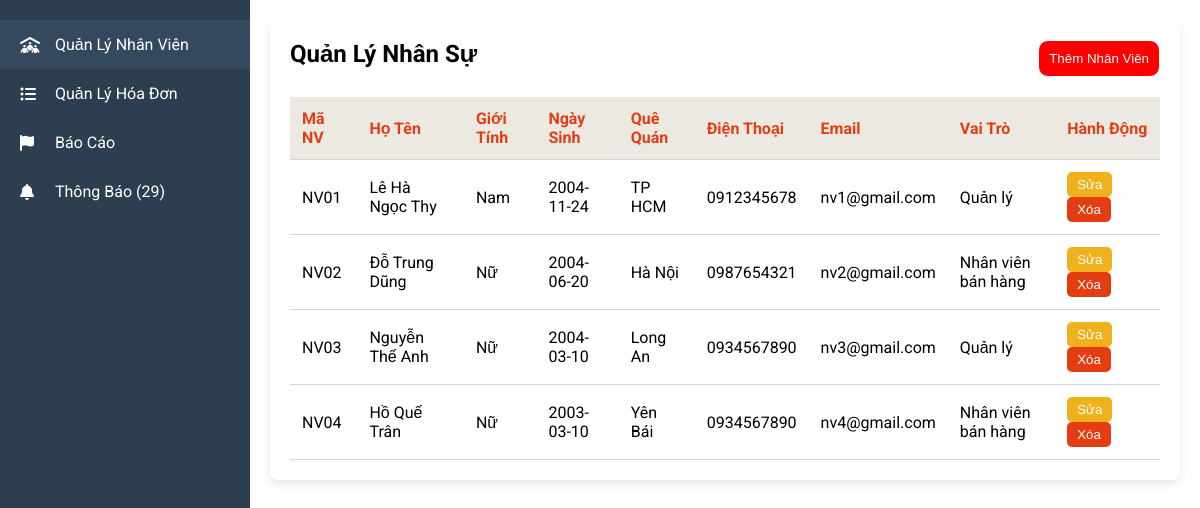
The app's page /admin.php with its own data.
### tables this page shows
CREATE TABLE IF NOT EXISTS NhanVien (
    MaNV VARCHAR(10) PRIMARY KEY,
    HoTenNV VARCHAR(100),
    QueQuan VARCHAR(100),
    NgaySinhNV DATE,
    SoDienThoaiNV VARCHAR(20),
    GioiTinh VARCHAR(10),
    EmailNV VARCHAR(100),
    TaiKhoan VARCHAR(100),
    MatKhau VARCHAR(100),
    QuyenID INT NOT NULL,
    FOREIGN KEY (QuyenID) REFERENCES QuyenTruyCap(QuyenID)
);

CREATE TABLE IF NOT EXISTS QuyenTruyCap (
    QuyenID INT PRIMARY KEY AUTO_INCREMENT,
    TenQuyen VARCHAR(50) NOT NULL
);

### admin.php (the view, shortened to what this page needs)
<?php
include('ConnectDatabase_PDO.php');
$sta = $pdo->prepare("SELECT * FROM xehoi WHERE SoLuongTonKho = 1");
$sta->execute();
if ($sta->rowCount() > 0) {
    $notis = $sta->rowCount();
}
$sta = $pdo->prepare("SELECT * FROM nhanvien, quyentruycap WHERE nhanvien.QuyenID = quyentruycap.QuyenID");
$sta->execute();
if ($sta->rowCount() > 0) {
    $users = $sta->fetchAll(PDO::FETCH_OBJ);
}
?>
<!DOCTYPE html>
<html lang="en">
<head>
    <link rel="stylesheet" href="./assets/css/styles.css?v=<?php echo time(); ?>">
</head>
<body>
    <div style="display: flex; height: 100%;">
        <div class="sidebar">
            <ul>
                <li data-section="personnel" class="active"><i class="fa-solid fa-people-roof"></i> Quản Lý Nhân Viên
                </li>
                <li data-section="invoice"><i class="fa-solid fa-list-ul"></i> Quản Lý Hóa Đơn</li>
                <li data-section="reports"><i class="fa-solid fa-flag"></i> Báo Cáo</li>
                <li data-section="notifications"><i class="fa-solid fa-bell"></i> Thông Báo
                    (<?php if ($notis)
                        echo $notis;
                    else
                        echo "0"; ?>)
                </li>
            </ul>
        </div>
        <div class="main-content">
            <div id="personnel" class="content-section active">
                <div class="table-container">
                    <div style="display: flex; justify-content: space-between;">
                        <h2>Quản Lý Nhân Sự</h2>
                        <button class="selectBtn" data-section="add_user" onclick="resetUserForm()">Thêm Nhân
                            Viên</button>
                    </div>
                    <table>
                        <thead>
                            <tr>
                                <th>Mã NV</th>
                                <th>Họ Tên</th>
                                <th>Giới Tính</th>
                                <th>Ngày Sinh</th>
                                <th>Quê Quán</th>
                                <th>Điện Thoại</th>
                                <th>Email</th>
                                <th>Vai Trò</th>
                                <th>Hành Động</th>
                            </tr>
                        </thead>
                        <tbody>
                            <?php foreach ($users as $user) { ?>
                                <tr>
                                    <td><?php echo $user->MaNV ?></td>
                                    <td><?php echo $user->HoTenNV ?></td>
                                    <td><?php echo $user->GioiTinh ?></td>
                                    <td><?php echo $user->NgaySinhNV ?></td>
                                    <td><?php echo $user->QueQuan ?></td>
                                    <td><?php echo $user->SoDienThoaiNV ?></td>
                                    <td><?php echo $user->EmailNV ?></td>
                                    <td><?php echo $user->TenQuyen ?></td>
                                    <td>
                                        <div class="CRUD-form">
                                            <button style="background-color: #EFB11D;"
                                                onclick="editUser(<?php echo htmlspecialchars(json_encode($user)); ?>)">
                                                Sửa
                                            </button>
                                        </div>
                                        <form class="CRUD-form" action="index.php" method="post"
                                            onsubmit="return handleDelete(event)">
                                            <button style="background-color: #E43D12;">Xóa</button>
                                        </form>
                                    </td>
                                </tr>
                            <?php } ?>
                        </tbody>
                    </table>
                </div>
            </div>
        </div>
    </div>
</body>
</html>

### assets/css/styles.css (style rules this page uses)
* { margin: 0; padding: 0; box-sizing: border-box; }
html { font-family: "Roboto", sans-serif; font-optical-sizing: auto; font-size: 16px; font-weight: 400; font-style: normal; scroll-behavior: smooth; position: relative; }
body { font-family: "Roboto", sans-serif !important; max-height: 100%; min-height: 100%; height: 100%; }
.sidebar { min-height: 100vh; width: 250px; background-color: #2c3e50; color: white; padding-top: 20px; }
.sidebar ul { list-style: none; }
.sidebar li { display: flex; align-items: center; padding: 15px 20px; cursor: pointer; transition: background-color 0.3s; }
.sidebar li i { width: 35px; }
.sidebar li:hover, .sidebar li.active { background-color: #34495e; }
.main-content { padding: 20px; flex: 1; position: relative; }
.content-section { position: relative; display: none; z-index: 10; }
.content-section.active , .reports-not-hidden.active { display: block; }
.table-container { background-color: #ffffff; padding: 20px; border-radius: 8px; box-shadow: 0 4px 10px rgba(0, 0, 0, 0.1); width: 100%; }
table { width: 100%; border-collapse: collapse; margin-top: 20px; }
th, td { padding: 12px; text-align: left; border-bottom: 1px solid #d1d5db; }
th { background-color: #ebe9e1; color: #e43d12; }
.CRUD-form { display: inline; }
.CRUD-form button { padding: 5px 10px; border: none; border-radius: 5px; margin-right: 10px; color: white; cursor: pointer; }
.selectBtn { background-color: red; height: fit-content; color: white; padding: 10px; cursor: pointer; border: 1px solid; border-radius: 10px; }

### records on screen
nhanvien: MaNV "NV01", HoTenNV "Lê Hà Ngọc Thy", GioiTinh "Nam", NgaySinhNV "2004-11-24", QueQuan "TP HCM", SoDienThoaiNV "0912345678", EmailNV "nv1@gmail.com", QuyenID.TenQuyen "Quản lý"
nhanvien: MaNV "NV02", HoTenNV "Đỗ Trung Dũng", GioiTinh "Nữ", NgaySinhNV "2004-06-20", QueQuan "Hà Nội", SoDienThoaiNV "0987654321", EmailNV "nv2@gmail.com", QuyenID.TenQuyen "Nhân viên bán hàng"
nhanvien: MaNV "NV03", HoTenNV "Nguyễn Thế Anh", GioiTinh "Nữ", NgaySinhNV "2004-03-10", QueQuan "Long An", SoDienThoaiNV "0934567890", EmailNV "nv3@gmail.com", QuyenID.TenQuyen "Quản lý"
nhanvien: MaNV "NV04", HoTenNV "Hồ Quế Trân", GioiTinh "Nữ", NgaySinhNV "2003-03-10", QueQuan "Yên Bái", SoDienThoaiNV "0934567890", EmailNV "nv4@gmail.com", QuyenID.TenQuyen "Nhân viên bán hàng"

### other values on screen
$notis "29"
